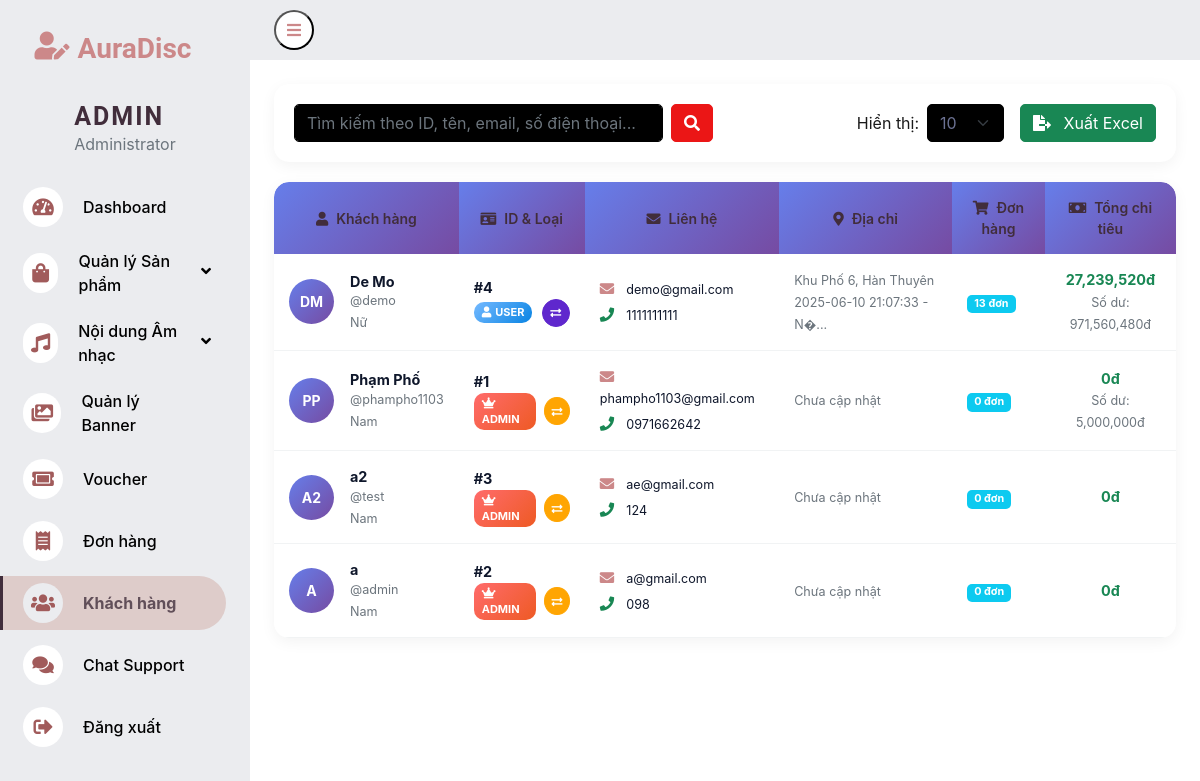
The page /admin/pages/customer/all_customer/all_customer.php on the database its author committed.
### tables this page shows
CREATE TABLE `users` (
  `user_id` int(11) NOT NULL,
  `role_id` int(11) NOT NULL,
  `username` varchar(50) NOT NULL,
  `password` varchar(255) NOT NULL,
  `email` varchar(100) NOT NULL,
  `full_name` varchar(100) NOT NULL,
  `gender` enum('Nam','Nữ','Khác') NOT NULL,
  `phone` varchar(20) NOT NULL,
  `created_at` timestamp NOT NULL DEFAULT current_timestamp() ON UPDATE current_timestamp(),
  `balance` decimal(15,2) NOT NULL DEFAULT 0.00 COMMENT 'Số dư tài khoản của user',
  `address` text DEFAULT NULL COMMENT 'Địa chỉ chi tiết của user'
);

### includes/session.php (called while the page is built, shortened)
<?php
function isAdmin($user = null) {
    if ($user) {
        return $user['role_id'] == 1 || $user['user_id'] == 1 || stripos($user['username'], 'admin') !== false;
    }
}
?>

### admin/pages/customer/all_customer/all_customer.php (the view, shortened to what this page needs)
<?php
require_once __DIR__ . '/../../../../config/database.php';
require_once __DIR__ . '/../../../../includes/session.php';
$rowsPerPage = isset($_GET['entries']) ? (int)$_GET['entries'] : 10;
$rowsPerPage = in_array($rowsPerPage, [10, 25, 50, 100]) ? $rowsPerPage : 10;
$search = isset($_GET['search']) ? trim($_GET['search']) : '';
$where_clause = "WHERE 1=1";
$params = [];
$types = "";
$count_query = "
    SELECT COUNT(*) as total
    FROM users u
    {$where_clause}
";
if ($params) {
    $count_stmt = $conn->prepare($count_query);
    $count_stmt->bind_param($types, ...$params);
    $count_stmt->execute();
    $total_result = $count_stmt->get_result();
} else {
    $total_result = $conn->query($count_query);
}
$totalRows = $total_result->fetch_assoc()['total'];
$totalPages = ceil($totalRows / $rowsPerPage);
$currentPageNumber = isset($_GET['page']) ? (int)$_GET['page'] : 1;
$currentPageNumber = max(1, min($currentPageNumber, $totalPages));
$offset = ($currentPageNumber - 1) * $rowsPerPage;
$users_query = "
    SELECT
        u.user_id,
        u.username,
        u.full_name,
        u.email,
        u.phone,
        u.gender,
        u.address,
        u.created_at,
        u.balance,
        u.role_id,
        COUNT(o.order_id) as total_orders,
        COALESCE(SUM(o.final_amount), 0) as total_spent
    FROM users u
    LEFT JOIN orders o ON u.user_id = o.buyer_id
    {$where_clause}
    GROUP BY u.user_id
    ORDER BY u.created_at DESC
    LIMIT ? OFFSET ?
";
if ($params) {
    $params[] = $rowsPerPage;
    $params[] = $offset;
    $types .= "ii";
    $stmt = $conn->prepare($users_query);
    $stmt->bind_param($types, ...$params);
    $stmt->execute();
    $users_result = $stmt->get_result();
} else {
    $stmt = $conn->prepare($users_query);
    $stmt->bind_param("ii", $rowsPerPage, $offset);
    $stmt->execute();
    $users_result = $stmt->get_result();
}
$users = [];
while ($user = $users_result->fetch_assoc()) {
    $users[] = $user;
}
function generateAvatar($name) {
    $words = explode(' ', trim($name));
    if (count($words) >= 2) {
        return strtoupper(substr($words[0], 0, 1) . substr(end($words), 0, 1));
    } else {
        return strtoupper(substr($name, 0, 2));
    }
}
$current_admin_id = isset($_SESSION['user_id']) ? $_SESSION['user_id'] : 0;
?>
<!DOCTYPE html>
<html lang="vi">
  <head>
    <link href="/WEB_MXH/admin/pages/dashboard/css/bootstrap.min.css" rel="stylesheet">
    <link href="https://cdnjs.cloudflare.com/ajax/libs/font-awesome/5.10.0/css/all.min.css" rel="stylesheet">
    <link href="https://cdn.jsdelivr.net/npm/bootstrap-icons@1.4.1/font/bootstrap-icons.css" rel="stylesheet">
    <link href="/WEB_MXH/admin/pages/dashboard/css/style.css" rel="stylesheet">
    <link rel="stylesheet" href="all_customer.css" />
  </head>
  <body>
    <div class="container-fluid position-relative d-flex p-0">
      <?php include __DIR__.'/../../dashboard/sidebar.php'; ?>
      <div class="content">
        <?php include __DIR__.'/../../dashboard/navbar.php'; ?>
        <div class="container-fluid pt-4 px-4">
            <div class="search-container">
                <div class="row align-items-center">
                    <div class="col-md-6">
                        <form method="GET" class="d-flex">
                            <input type="text"
                                   name="search"
                                   class="form-control me-2"
                                   placeholder="Tìm kiếm theo ID, tên, email, số điện thoại..."
                                   value="<?php echo htmlspecialchars($search); ?>">
                            <button type="submit" class="btn btn-primary">
                                <i class="fas fa-search"></i>
                            </button>
                        </form>
                    </div>
                    <div class="col-md-6 d-flex justify-content-end align-items-center">
                        <form method="GET" class="d-flex align-items-center me-3">
                            <label class="me-2">Hiển thị:</label>
                            <select name="entries" class="form-select" style="width: auto;" onchange="this.form.submit()">
                                <option value="10" <?php echo $rowsPerPage == 10 ? 'selected' : ''; ?>>10</option>
                            </select>
                        </form>
                        <button type="button" class="btn btn-success" onclick="exportCustomers()">
                            <i class="fas fa-file-export me-2"></i>
                            Xuất Excel
                        </button>
                    </div>
                </div>
            </div>
            <div class="table-modern">
                <table class="table table-hover mb-0">
                    <thead>
                        <tr>
                            <th style="border-radius: 15px 0 0 0;">
                                <i class="fas fa-user me-2"></i>Khách hàng
                            </th>
                            <th>
                                <i class="fas fa-id-card me-2"></i>ID & Loại
                            </th>
                            <th>
                                <i class="fas fa-envelope me-2"></i>Liên hệ
                            </th>
                            <th>
                                <i class="fas fa-map-marker-alt me-2"></i>Địa chỉ
                            </th>
                            <th>
                                <i class="fas fa-shopping-cart me-2"></i>Đơn hàng
                            </th>
                            <th style="border-radius: 0 15px 0 0;">
                                <i class="fas fa-money-bill me-2"></i>Tổng chi tiêu
                            </th>
                        </tr>
                    </thead>
                    <tbody>
                        <?php if (empty($users)): ?>
                            <tr>
                                <td colspan="6" class="text-center py-4">
                                    <i class="fas fa-users fa-3x text-muted mb-3"></i>
                                    <h5 class="text-muted">Không tìm thấy khách hàng nào</h5>
                                    <p class="text-muted">Hãy thử thay đổi từ khóa tìm kiếm</p>
                                </td>
                            </tr>
                        <?php else: ?>
                            <?php foreach ($users as $user): ?>
                                <tr>
                                    <td>
                                        <div class="d-flex align-items-center">
                                            <div class="customer-avatar me-3">
                                                <?php echo generateAvatar($user['full_name']); ?>
                                            </div>
                                            <div>
                                                <div class="fw-bold"><?php echo htmlspecialchars($user['full_name']); ?></div>
                                                <div class="text-muted small">@<?php echo htmlspecialchars($user['username']); ?></div>
                                                <?php if ($user['gender']): ?>
                                                    <small class="text-muted"><?php echo $user['gender']; ?></small>
                                                <?php endif; ?>
                                            </div>
                                        </div>
                                    </td>
                                    <td>
                                        <div class="fw-bold">#<?php echo $user['user_id']; ?></div>
                                        <div class="d-flex align-items-center justify-content-between">
                                        <?php if (isAdmin($user)): ?>
                                            <span class="admin-badge">
                                                <i class="fas fa-crown me-1"></i>ADMIN
                                            </span>
                                        <?php else: ?>
                                            <span class="user-badge">
                                                <i class="fas fa-user me-1"></i>USER
                                            </span>
                                        <?php endif; ?>
                                            <?php if ($user['user_id'] != $current_admin_id): ?>
                                                <button type="button"
                                                        class="btn btn-sm ms-2 toggle-role-btn"
                                                        data-user-id="<?php echo $user['user_id']; ?>"
                                                        data-current-role="<?php echo isAdmin($user) ? 'admin' : 'user'; ?>"
                                                        title="<?php echo isAdmin($user) ? 'Chuyển thành User' : 'Chuyển thành Admin'; ?>"
                                                        style="padding: 2px 6px; font-size: 11px; <?php echo isAdmin($user) ? 'background: #ffa502; border-color: #ffa502; color: white;' : 'background: #5f27cd; border-color: #5f27cd; color: white;'; ?>">
                                                    <i class="fas fa-exchange-alt"></i>
                                                </button>
                                            <?php endif; ?>
                                        </div>
                                    </td>
                                    <td>
                                        <div class="mb-1">
                                            <i class="fas fa-envelope text-primary me-2"></i>
                                            <small><?php echo htmlspecialchars($user['email']); ?></small>
                                        </div>
                                        <?php if ($user['phone']): ?>
                                            <div>
                                                <i class="fas fa-phone text-success me-2"></i>
                                                <small><?php echo htmlspecialchars($user['phone']); ?></small>
                                            </div>
                                        <?php endif; ?>
                                    </td>
                                    <td>
                                        <?php if ($user['address']): ?>
                                            <small class="text-muted"><?php echo htmlspecialchars(substr($user['address'], 0, 50)) . (strlen($user['address']) > 50 ? '...' : ''); ?></small>
                                        <?php else: ?>
                                            <small class="text-muted">Chưa cập nhật</small>
                                        <?php endif; ?>
                                    </td>
                                    <td>
                                        <span class="badge bg-info"><?php echo $user['total_orders']; ?> đơn</span>
                                    </td>
                                    <td>
                                        <div class="fw-bold text-success"><?php echo number_format($user['total_spent'], 0, '.', ','); ?>đ</div>
                                        <?php if ($user['balance'] > 0): ?>
                                            <small class="text-muted">Số dư: <?php echo number_format($user['balance'], 0, '.', ','); ?>đ</small>
                                        <?php endif; ?>
                                    </td>
                                </tr>
                            <?php endforeach; ?>
                        <?php endif; ?>
                    </tbody>
                </table>
            </div>
        </div>
      </div>
    </div>
  </body>
</html>

### admin/pages/dashboard/css/style.css (style rules this page uses)
:root { --primary: #eb1616; --secondary: #ebecef; --light: #000000; --dark: #ffffff; }
.btn { transition: 0.5s; }
.text-primary { color: #cc8889 !important; }
.content { margin-left: 250px; min-height: 100vh; background: var(--dark); transition: 0.5s; }
@media (min-width: 992px) { .content { width: calc(100% - 250px); } }
.table th { color: #412d3b !important; text-align: center !important; vertical-align: middle !important; }
.table td:last-child { text-align: center; vertical-align: middle; }

### admin/pages/customer/all_customer/all_customer.css (style rules this page uses)
* { margin: 0; padding: 0; box-sizing: border-box; }
html, body { height: 100%; min-height: 100%; }
body { font-family: -apple-system, BlinkMacSystemFont, "Segoe UI", Roboto, Oxygen, Ubuntu, Cantarell, sans-serif; background-color: #f5f5f7; color: #1a1a1a; display: flex; flex-direction: column; min-height: 100vh; height: 100vh; }
.container-fluid.position-relative.d-flex.p-0 { flex: 1 0 auto; display: flex; flex-direction: row; min-height: 100vh; }
.content { display: flex; flex-direction: column; flex: 1 0 auto; min-height: 100vh; padding: 0; }
.container-fluid.pt-4.px-4 { flex: 1 0 auto; }
table { width: 100%; border-collapse: collapse; }
th { text-align: left; padding: 1rem; font-size: 0.875rem; font-weight: 600; color: #0f172b; border-bottom: 1px solid #e0e0e0; background: #f9fafb; }
td { padding: 1rem; border-bottom: 1px solid #e0e0e0; font-size: 0.9rem; color: #0f172b; }
.customer-avatar { width: 32px; height: 32px; border-radius: 50%; background: #f3f4f6; display: flex; align-items: center; justify-content: center; font-weight: 500; color: #0f172b; font-size: 0.875rem; }
form { pointer-events: auto; }
input[type="text"], input[type="checkbox"], select { pointer-events: auto; }
table tr { width: 891px; min-width: 891px; max-width: 891px; height: 53.5px; min-height: 53.5px; max-height: 53.5px; }

### admin/pages/customer/all_customer/all_customer.php (style rules this page uses)
.customer-avatar { width: 45px; height: 45px; background: linear-gradient(135deg, #667eea 0%, #764ba2 100%); color: white; display: flex; align-items: center; justify-content: center; border-radius: 50%; font-weight: bold; font-size: 14px; }
.admin-badge { background: linear-gradient(135deg, #ff6b6b, #ee5a24); color: white; padding: 2px 8px; border-radius: 10px; font-size: 11px; font-weight: bold; }
.user-badge { background: linear-gradient(135deg, #74b9ff, #0984e3); color: white; padding: 2px 8px; border-radius: 10px; font-size: 11px; font-weight: bold; }
.table-modern { background: white; border-radius: 15px; overflow: hidden; box-shadow: 0 4px 15px rgba(0,0,0,0.05); }
.table-modern thead th { background: linear-gradient(135deg, #667eea 0%, #764ba2 100%); color: white; font-weight: 600; border: none; padding: 15px; }
.table-modern tbody td { padding: 15px; vertical-align: middle; border-bottom: 1px solid #f1f3f4; }
.search-container { background: white; border-radius: 15px; padding: 20px; margin-bottom: 20px; box-shadow: 0 4px 15px rgba(0,0,0,0.05); }
.toggle-role-btn { transition: all 0.3s ease; border-radius: 50%; width: 28px; height: 28px; display: flex; align-items: center; justify-content: center; }

### rows shown on the page
users: full_name "DM", full_name "De Mo", username "demo", gender "Nữ", user_id "4", shows "USER", email "demo@gmail.com", phone "1111111111", address "Khu Phố 6, Hàn Thuyên 2025-06-10 21:07:33 - N�", total_orders "13", total_spent "27,239,520", balance "971,560,480"
users: full_name "PP", full_name "Phạm Phố", username "phampho1103", gender "Nam", user_id "1", shows "ADMIN", email "phampho1103@gmail.com", phone "0971662642", shows "Chưa cập nhật", total_orders "0", total_spent "0", balance "5,000,000"
users: full_name "A2", full_name "a2", username "test", gender "Nam", user_id "3", shows "ADMIN", email "ae@gmail.com", phone "124", shows "Chưa cập nhật", total_orders "0", total_spent "0"
users: full_name "A", full_name "a", username "admin", gender "Nam", user_id "2", shows "ADMIN", email "a@gmail.com", phone "098", shows "Chưa cập nhật", total_orders "0", total_spent "0"
